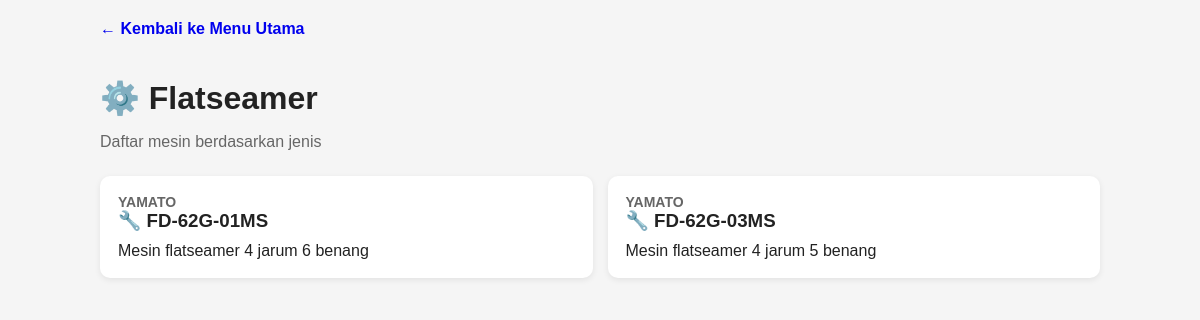
Before: /type/15 with the older database file.
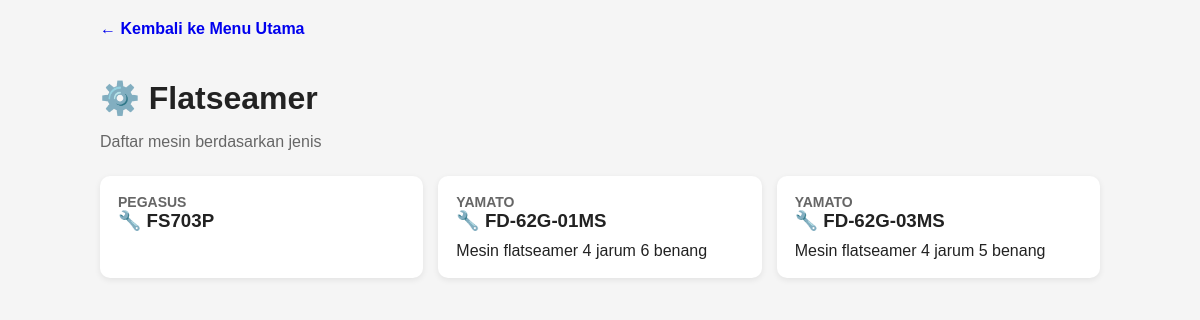
After: the same page with the newer database file.
### tables this page shows
CREATE TABLE machines (
    id INTEGER PRIMARY KEY AUTOINCREMENT,
    brand_id INTEGER NOT NULL,
    machine_type_id INTEGER,
    model TEXT NOT NULL,
    function TEXT,
    description TEXT,
    notes TEXT,
    FOREIGN KEY (brand_id) REFERENCES brands(id),
    FOREIGN KEY (machine_type_id) REFERENCES machine_types(id),
    UNIQUE (brand_id, model)
);

CREATE TABLE brands (
    id INTEGER PRIMARY KEY AUTOINCREMENT,
    name TEXT NOT NULL UNIQUE,
    country TEXT,
    official_website TEXT,
    notes TEXT
);

### app.py (the view)
@app.route("/type/<int:type_id>")
def type_machines(type_id):
    conn = get_db()
    machine_type = conn.execute(
        "SELECT * FROM machine_types WHERE id = ?",
        (type_id,)
    ).fetchone()
    if not machine_type:
        conn.close()
        return "Jenis mesin tidak ditemukan", 404
    machines = conn.execute(
        """
        SELECT machines.*, brands.name AS brand_name
        FROM machines
        LEFT JOIN brands
            ON machines.brand_id = brands.id
        WHERE machines.machine_type_id = ?
        ORDER BY brands.name, machines.model
        """,
        (type_id,)
    ).fetchall()
    conn.close()
    return render_template(
        "type_machines.html",
        machine_type=machine_type,
        machines=machines
    )

### app.py (called while the page is built)
def get_db():
    conn = sqlite3.connect(DATABASE)
    conn.row_factory = sqlite3.Row
    return conn

### templates/type_machines.html (shortened to what this page needs)
<!DOCTYPE html>
<html lang="id">
<head>
</head>
<body>
<div class="container">
    <a href="{{ url_for('index') }}" class="back">← Kembali ke Menu Utama</a>
    <h1>⚙️ {{ machine_type["name"] }}</h1>
    <p class="subtitle">
        {{ machine_type["description"] or "Daftar mesin berdasarkan jenis" }}
    </p>
    {% if machines %}
    <div class="grid">
        {% for machine in machines %}
        <a href="{{ url_for('machine_detail', machine_id=machine['id']) }}"
           class="card">
            <div class="brand">
                {{ machine["brand_name"] }}
            </div>
            <h3>🔧 {{ machine["model"] }}</h3>
            {% if machine["function"] %}
            <div class="function">
                {{ machine["function"] }}
            </div>
            {% endif %}
        </a>
        {% endfor %}
    </div>
    {% else %}
    <div class="empty">
        Belum ada data mesin untuk jenis ini.
    </div>
    {% endif %}
</div>
</body>
</html>

Changed rows visible on the page:
added machines: brand_name "PEGASUS", model "FS703P"
